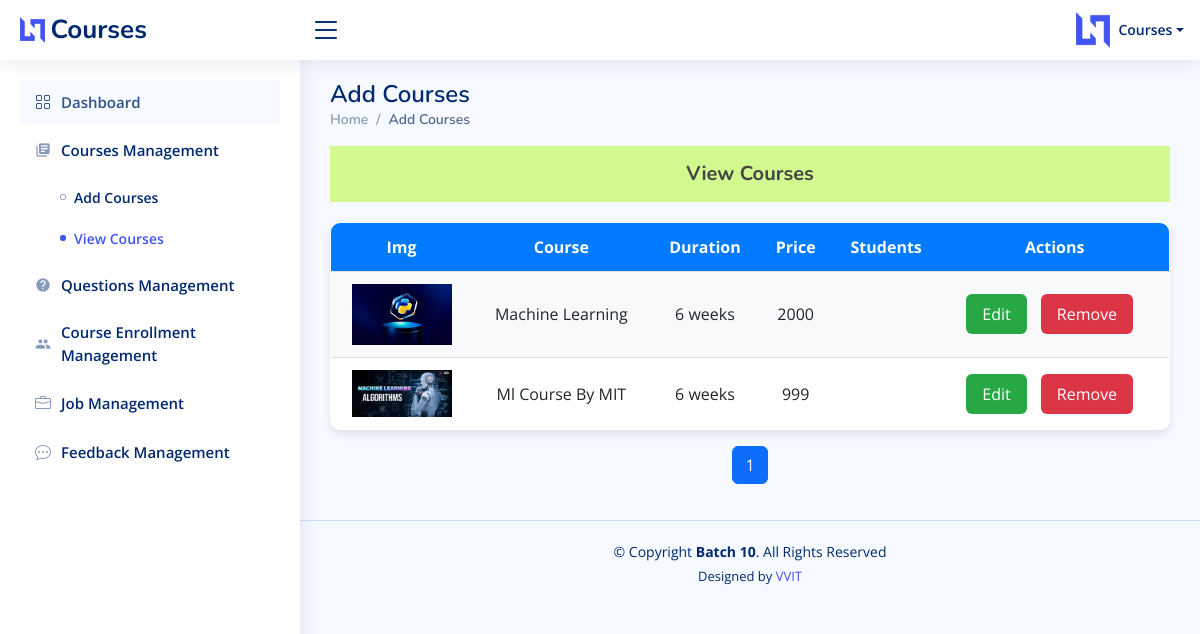
Page /instructor/view-courses/ (signed in) on the committed database.
### instructorapp/models.py (models this page shows)
class Addcourse(models.Model):
    course_id = models.AutoField(primary_key=True)
    instructor = models.ForeignKey(InstructorRegModel, on_delete=models.CASCADE)
    course_name = models.CharField(max_length=255)
    course_image = models.ImageField(upload_to='course_images/')
    course_category = models.CharField(max_length=100)
    course_language = models.CharField(max_length=100)
    course_description = models.TextField()
    video_url = models.URLField()
    duration_weeks = models.IntegerField()
    price = models.IntegerField(default=0,help_text='Enter fee ')
    added_date = models.DateField(auto_now_add=True, null=True)
    class Meta:
        db_table = 'Courses_details'

### instructorapp/views.py (the view)
# urls.py: path('instructor/view-courses/',insviews.view_courses,name="view_courses"),
def view_courses(request):
    current_logined_ins = request.session.get('ins_id_after_login')
    courses = Addcourse.objects.filter(instructor_id=current_logined_ins)
    paginator = Paginator(courses, 5)
    page_number = request.GET.get('page')
    page_obj = paginator.get_page(page_number)
    context = {'page_obj': page_obj}
    return render(request, "instructor/view-courses.html", context)

### assets/templates/instructor/view-courses.html (shortened to what this page needs)
{% load static %}
<!DOCTYPE html>
<html lang="en">
<head>
    <link href="{% static 'instructor/vendor/bootstrap/css/bootstrap.min.css' %}" rel="stylesheet">
    <link href="{% static 'instructor/vendor/bootstrap-icons/bootstrap-icons.css' %}" rel="stylesheet">
    <link href="{% static 'instructor/vendor/boxicons/css/boxicons.min.css' %}" rel="stylesheet">
    <link href="{% static 'instructor/vendor/quill/quill.snow.css' %}" rel="stylesheet">
    <link href="{% static 'instructor/vendor/quill/quill.bubble.css' %}" rel="stylesheet">
    <link href="{% static 'instructor/vendor/remixicon/remixicon.css' %}" rel="stylesheet">
    <link href="{% static 'instructor/vendor/simple-datatables/style.css' %}" rel="stylesheet">
    <link href="https://cdnjs.cloudflare.com/ajax/libs/select2/4.0.13/css/select2.min.css" rel="stylesheet">
    <link href="{% static 'instructor/css/style.css' %}" rel="stylesheet">
</head>
<body>
    <header id="header" class="header fixed-top d-flex align-items-center">
        <div class="d-flex align-items-center justify-content-between">
            <a href="admin-index.html" class="logo d-flex align-items-center">
                <img src="assets/img/logo.png" alt="">
                <span class="d-none d-lg-block">Courses</span>
            </a>
            <i class="bi bi-list toggle-sidebar-btn"></i>
        </div>
        <nav class="header-nav ms-auto">
            <ul class="d-flex align-items-center">
                <li class="nav-item dropdown pe-3">
                    <a class="nav-link nav-profile d-flex align-items-center pe-0" href="#" data-bs-toggle="dropdown">
                        <img src="{% static 'instructor/img/logo.png' %}" alt="">
                        <span class="d-none d-md-block dropdown-toggle ps-2">Courses</span>
                    </a>
                </li>
            </ul>
        </nav>
    </header>
    <aside id="sidebar" class="sidebar">
        <ul class="sidebar-nav" id="sidebar-nav">
            <li class="nav-item">
                <a class="nav-link " href="{% url 'ins_dashboard' %}">
                    <i class="bi bi-grid" style="color:#31518B"></i>
                    <span style="color:#31518B">Dashboard</span>
                </a>
            </li>
            <li class="nav-item active">
                <a class="nav-link collapsed " data-bs-target="#components-nav" data-bs-toggle="collapse" href="#">
                    <i class="material-icons">library_books</i><span>Courses Management</span></i></i>
                </a>
                <ul id="components-nav" class="nav-content collapse show" data-bs-parent="#sidebar-nav">
                    <li>
                        <a href="{% url 'add_courses' %}" >
                            <i class="bi bi-circle"></i><span>Add Courses</span>
                        </a>
                    </li>
                    <li>
                        <a href="{% url 'view_courses' %}"  class="active">
                            <i class="bi bi-circle"></i><span>View Courses</span>
                        </a>
                    </li>
                </ul>
            </li>
            <li class="nav-item">
                <a class="nav-link collapsed" data-bs-target="#forms-nav2" data-bs-toggle="collapse" href="#">
                    <i class="material-icons">help</i><span>Questions Management</span>
                </a>
            </li>
            <li class="nav-item">
                <a class="nav-link collapsed" data-bs-target="#forms-nav" data-bs-toggle="collapse" href="#">
                    <i class="material-icons">group</i><span>Course Enrollment Management</span></i></i>
                </a>
            </li>
            <li class="nav-item">
                <a class="nav-link collapsed" data-bs-target="#jobs-nav" data-bs-toggle="collapse" href="#">
                  <i class="bi bi-briefcase"></i><span>Job Management</span>
                </a>
              </li>
            <li class="nav-item">
                <a class="nav-link collapsed" data-bs-target="#forms-nav4" data-bs-toggle="collapse" href="#">
                    <i class="bi bi-chat-dots"></i><span>Feedback Management</span></i></i>
                </a>
            </li>
        </aside>
        <main id="main" class="main">
            <div class="pagetitle">
                <h1>Add Courses</h1>
                <nav>
                    <ol class="breadcrumb">
                        <li class="breadcrumb-item"><a href="">Home</a></li>
                        <li class="breadcrumb-item active">Add Courses</li>
                    </ol>
                </nav>
            </div>
            <section class="section dashboard">
                <h6 class=" pull-right d-block col-12 p-3" style="font-weight: bold; background-color: #d2f98f;text-align: center; font-size: 20px;">View Courses</h6>
                <table class="table custom-table">
                    <thead class="table-header">
                        <tr>
                            <th>Img</th>
                            <th>Course</th>
                            <th>Duration</th>
                            <th>Price</th>
                            <th>Students</th>
                            <th>Actions</th>
                        </tr>
                    </thead>
                    <tbody>
                        {% for course in page_obj %}
                        <tr class="{% cycle 'table-row-even' 'table-row-odd' %}">
                            <td><img src="{{ course.course_image.url }}" alt="" style="max-width: 100px;"></td>
                            <td style="overflow-x: auto;">
                                {{ course.course_name }}
                            </td>
                            <td>{{ course.duration_weeks }} weeks</td>
                            <td>{{ course.price }}</td>
                            <td>{{ course.students.count }}</td>
                            <td>
                                <a href="{% url 'edit_course' course_id=course.pk %}"><button class="btn btn-info edit-btn">Edit</button></a>
                                <a href="{% url 'remove_course' course_id=course.pk %}"><button class="btn btn-danger remove-btn">Remove</button></a>
                            </td>
                        </tr>
                        {% endfor %}
                    </tbody>
                </table>
                <nav aria-label="Page navigation">
                    <ul class="pagination justify-content-center">
                        {% for num in page_obj.paginator.page_range %}
                        <li class="page-item {% if page_obj.number == num %}active{% endif %}">
                            <a class="page-link" href="?page={{ num }}">{{ num }}</a>
                        </li>
                        {% endfor %}
                    </ul>
                </nav>
            </section>
        </main>
<footer id="footer" class="footer">
    <div class="copyright">
        &copy; Copyright <strong><span>Batch 10</span></strong>. All Rights Reserved
    </div>
    <div class="credits">
        Designed by <a href="https://SRI RUDRA.in" target="_blank">VVIT</a>
    </div>
</footer>
</body>
</html>

### assets/static/instructor/css/style.css (style rules this page uses)
:root { scroll-behavior: smooth; }
body { font-family: "Open Sans", sans-serif; background: #f6f9ff; color: #444444; }
a { color: #4154f1; text-decoration: none; }
h1, h2, h3, h4, h5, h6 { font-family: "Nunito", sans-serif; }
#main { margin-top: 60px; padding: 20px 30px; transition: all 0.3s; }
.pagetitle { margin-bottom: 10px; }
.pagetitle h1 { font-size: 24px; margin-bottom: 0; font-weight: 600; color: #012970; }
.breadcrumb { font-size: 14px; font-family: "Nunito", sans-serif; color: #899bbd; font-weight: 600; }
.breadcrumb a { color: #899bbd; transition: 0.3s; }
.breadcrumb .breadcrumb-item::before { color: #899bbd; }
.breadcrumb .active { color: #51678f; font-weight: 600; }
.logo { line-height: 1; }
@media (min-width: 1200px) { .logo { width: 280px; } }
.logo img { max-height: 26px; margin-right: 6px; }
.logo span { font-size: 26px; font-weight: 700; color: #012970; font-family: "Nunito", sans-serif; }
.header { transition: all 0.5s; z-index: 997; height: 60px; box-shadow: 0px 2px 20px rgba(1, 41, 112, 0.1); background-color: #fff; padding-left: 20px; }
.header .toggle-sidebar-btn { font-size: 32px; padding-left: 10px; cursor: pointer; color: #012970; }
.header-nav ul { list-style: none; }
.header-nav>ul { margin: 0; padding: 0; }
.header-nav .nav-profile { color: #012970; }
.header-nav .nav-profile img { max-height: 36px; }
.header-nav .nav-profile span { font-size: 14px; font-weight: 600; }
.sidebar { position: fixed; top: 60px; left: 0; bottom: 0; width: 300px; z-index: 996; transition: all 0.3s; padding: 20px; overflow-y: auto; scrollbar-width: thin; scrollbar-color: #aab7cf transparent; box-shadow: 0px 0px 20px rgba(1, 41, 112, 0.1); background-color: #fff; }
@media (min-width: 1200px) { #main, #footer { margin-left: 300px; } }
.sidebar-nav { padding: 0; margin: 0; list-style: none; }
.sidebar-nav li { padding: 0; margin: 0; list-style: none; }
.sidebar-nav .nav-item { margin-bottom: 5px; }
.sidebar-nav .nav-link { display: flex; align-items: center; font-size: 15px; font-weight: 600; color: #4154f1; transition: 0.3; background: #f6f9ff; padding: 10px 15px; border-radius: 4px; }
.sidebar-nav .nav-link i { font-size: 16px; margin-right: 10px; color: #4154f1; }
.sidebar-nav .nav-link.collapsed { color: #012970; background: #fff; }
.sidebar-nav .nav-link.collapsed i { color: #899bbd; }
.sidebar-nav .nav-content { padding: 5px 0 0 0; margin: 0; list-style: none; }
.sidebar-nav .nav-content a { display: flex; align-items: center; font-size: 14px; font-weight: 600; color: #012970; transition: 0.3; padding: 10px 0 10px 40px; transition: 0.3s; }
.sidebar-nav .nav-content a i { font-size: 6px; margin-right: 8px; line-height: 0; border-radius: 50%; }
.sidebar-nav .nav-content a:hover, .sidebar-nav .nav-content a.active { color: #4154f1; }
.sidebar-nav .nav-content a.active i { background-color: #4154f1; }
.footer { padding: 20px 0; font-size: 14px; transition: all 0.3s; border-top: 1px solid #cddfff; }
.footer .copyright { text-align: center; color: #012970; }
.footer .credits { padding-top: 5px; text-align: center; font-size: 13px; color: #012970; }

### assets/templates/instructor/view-courses.html (style rules this page uses)
.custom-table { background-color: #ffffff; border: 1px solid #dee2e6; border-radius: 10px; overflow: hidden; box-shadow: 0 4px 8px rgba(0, 0, 0, 0.1); margin-top: 20px; }
.custom-table th, .custom-table td { text-align: center; padding: 12px; vertical-align: middle; }
.table-header { background-color: #007bff; color: #ffffff; }
.table-row-even { background-color: #f8f9fa; }
.table-row-odd { background-color: #ffffff; }
.edit-btn, .remove-btn { padding: 8px 16px; margin-right: 10px; cursor: pointer; }
.edit-btn { background-color: #28a745; color: #ffffff; border: none; }
.remove-btn { background-color: #dc3545; color: #ffffff; border: none; }

### rows in the picture
Addcourse: course_image (picture), course_name "Machine Learning", duration_weeks "6", price "2000"
Addcourse: course_image (picture), course_name "Ml Course By MIT", duration_weeks "6", price "999"

### other values in the picture
{{ num }} "1"
